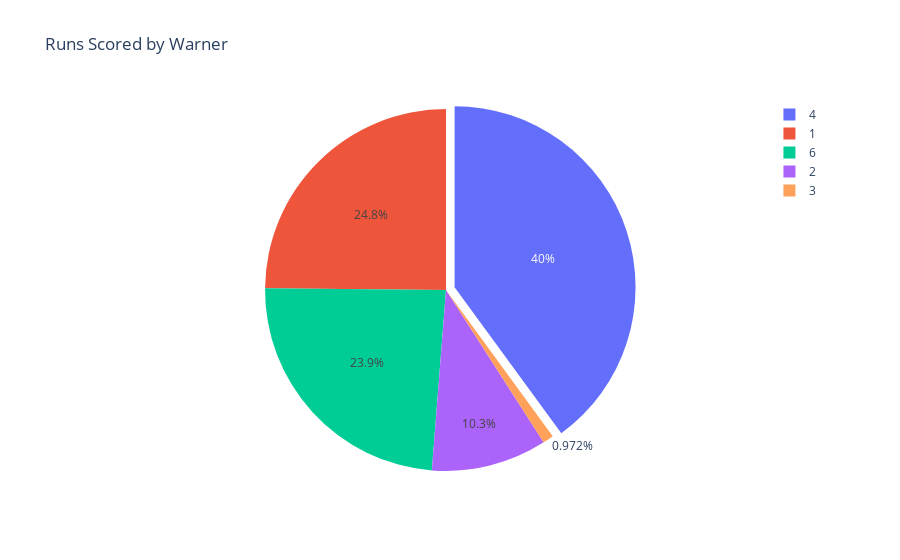

Notebook cell for this chart:
### Code cell
trace2 = go.Pie(labels=labels, values=score, name='Runs Scored by Warner', pull=[0, 0, 0, 0.05, 0])
layout = go.Layout(title='Runs Scored by Warner')
fig = go.Figure(data=[trace2], layout=layout)
iplot(fig)

### Figure 1 — Plotly figure (JSON) as saved in the notebook; plotly's stock layout.template omitted (floating-point values rounded to 4 significant figures)
{"data": [{"labels": ["1", "2", "3", "4", "6"], "name": "Runs Scored by Warner", "pull": [0, 0, 0, 0.05, 0], "type": "pie", "values": [997, 414, 39, 1604, 960]}], "layout": {"title": {"text": "Runs Scored by Warner"}}}
